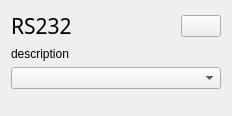
            <widget class="QWidget" name="RS232Page" >
             <layout class="QGridLayout" >
              <item row="0" column="0" >
               <layout class="QHBoxLayout" >
                <property name="spacing" >
                 <number>6</number>
                </property>
                <property name="leftMargin" >
                 <number>0</number>
                </property>
                <property name="topMargin" >
                 <number>0</number>
                </property>
                <property name="rightMargin" >
                 <number>0</number>
                </property>
                <property name="bottomMargin" >
                 <number>0</number>
                </property>
                <item>
                 <widget class="QLabel" name="RS232Label" >
                  <property name="font" >
                   <font>
                    <family>Sans Serif</family>
                    <pointsize>16</pointsize>
                    <weight>75</weight>
                    <italic>false</italic>
                    <bold>true</bold>
                    <underline>false</underline>
                    <strikeout>false</strikeout>
                   </font>
                  </property>
                  <property name="text" >
                   <string>&lt;html>&lt;head>&lt;meta name="qrichtext" content="1" />&lt;style type="text/css">
p, li { white-space: pre-wrap; }
&lt;/style>&lt;/head>&lt;body style=" font-family:'Sans Serif'; font-size:16pt; font-weight:600; font-style:normal;">
&lt;p style=" margin-top:0px; margin-bottom:0px; margin-left:0px; margin-right:0px; -qt-block-indent:0; text-indent:0px;">&lt;span style=" font-weight:400;">RS232&lt;/span>&lt;/p>&lt;/body>&lt;/html></string>
                  </property>
                 </widget>
                </item>
                <item>
                 <widget class="QPushButton" name="RS232UnplugButton" >
                  <property name="sizePolicy" >
                   <sizepolicy vsizetype="Fixed" hsizetype="Fixed" >
                    <horstretch>0</horstretch>
                    <verstretch>0</verstretch>
                   </sizepolicy>
                  </property>
                  <property name="icon" >
                   <iconset>eject.png</iconset>
                  </property>
                 </widget>
                </item>
               </layout>
              </item>
              <item row="1" column="0" >
               <widget class="QLabel" name="RS232DescLabel" >
                <property name="text" >
                 <string>description</string>
                </property>
                <property name="wordWrap" >
                 <bool>true</bool>
                </property>
               </widget>
              </item>
              <item row="2" column="0" >
               <widget class="QComboBox" name="RS232PluggableBox" >
                <property name="sizePolicy" >
                 <sizepolicy vsizetype="Minimum" hsizetype="Minimum" >
                  <horstretch>0</horstretch>
                  <verstretch>0</verstretch>
                 </sizepolicy>
                </property>
                <property name="editable" >
                 <bool>false</bool>
                </property>
                <property name="maxCount" >
                 <number>100</number>
                </property>
                <property name="insertPolicy" >
                 <enum>QComboBox::InsertAtTop</enum>
                </property>
                <property name="sizeAdjustPolicy" >
                 <enum>QComboBox::AdjustToMinimumContentsLength</enum>
                </property>
                <property name="minimumContentsLength" >
                 <number>20</number>
                </property>
               </widget>
              </item>
              <item row="3" column="0" >
               <spacer>
                <property name="orientation" >
                 <enum>Qt::Vertical</enum>
                </property>
                <property name="sizeHint" >
                 <size>
                  <width>210</width>
                  <height>16</height>
                 </size>
                </property>
               </spacer>
              </item>
             </layout>
            </widget>
